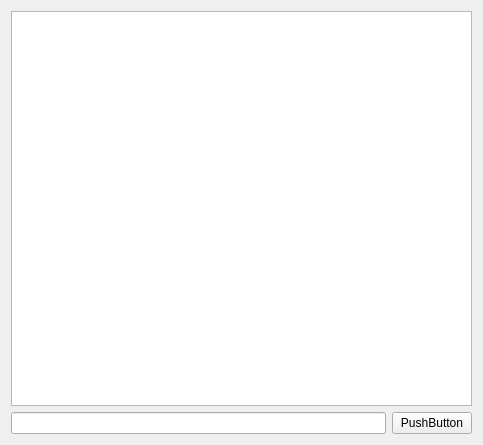
<?xml version="1.0" encoding="UTF-8"?>
<ui version="4.0">
 <class>TCP_cilent</class>
 <widget class="QWidget" name="TCP_cilent">
  <property name="geometry">
   <rect>
    <x>0</x>
    <y>0</y>
    <width>483</width>
    <height>445</height>
   </rect>
  </property>
  <property name="windowTitle">
   <string>TCP_cilent</string>
  </property>
  <layout class="QHBoxLayout" name="horizontalLayout_2">
   <item>
    <layout class="QVBoxLayout" name="verticalLayout">
     <item>
      <widget class="QListWidget" name="cilent_list_view"/>
     </item>
     <item>
      <layout class="QHBoxLayout" name="horizontalLayout">
       <item>
        <widget class="QLineEdit" name="cilent_Edit"/>
       </item>
       <item>
        <widget class="QPushButton" name="cilent_Button">
         <property name="text">
          <string>PushButton</string>
         </property>
        </widget>
       </item>
      </layout>
     </item>
    </layout>
   </item>
  </layout>
 </widget>
 <resources/>
 <connections/>
</ui>
